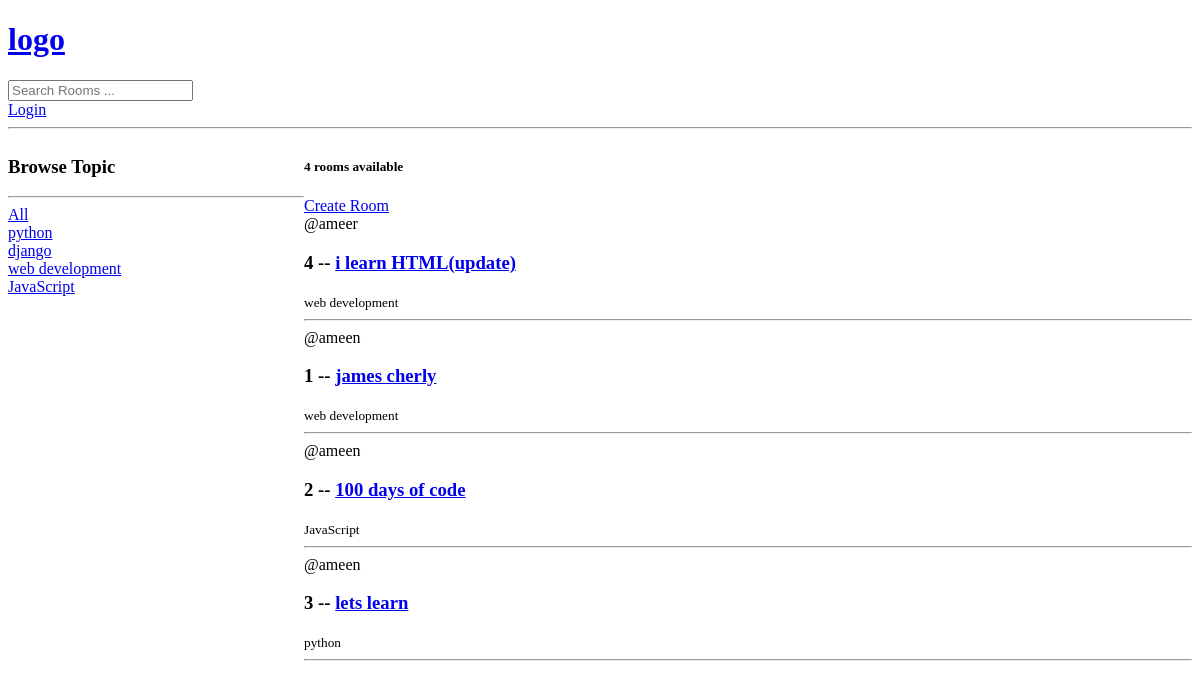
The app's page /, older data.
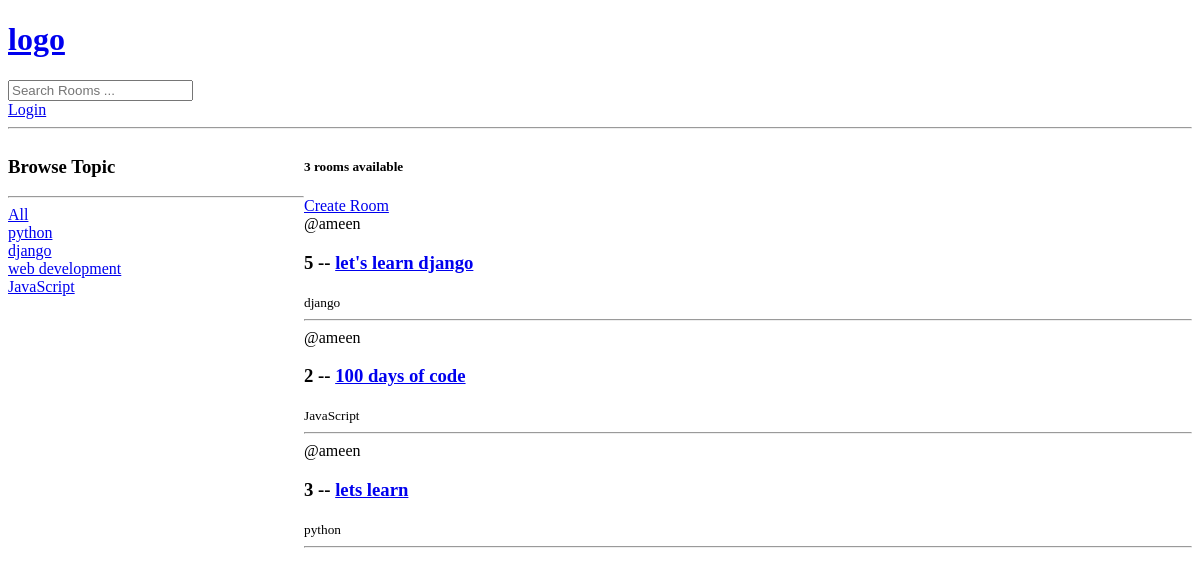
The same page, newer data.
### base/models.py (models this page shows, shortened)
class Topic(models.Model):
    name = models.CharField(max_length=200)

class Room(models.Model):
    host = models.ForeignKey(User, on_delete=models.SET_NULL,null=True)
    topic = models.ForeignKey(Topic, on_delete=models.SET_NULL,null=True)
    name = models.CharField(max_length=200)
    description = models.TextField(null = True, blank=True)
    participants = models.ManyToManyField(User,related_name='participants',blank=True)
    updated = models.DateTimeField(auto_now=True)
    created = models.DateTimeField(auto_now_add=True)
    class Meta:
        ordering = ['-updated' ,'-created']

### base/views.py (the view)
# urls.py: path('',views.home, name="home"),
def home(request):
    q = request.GET.get('q', '')
    rooms = Room.objects.filter(
        Q(topic__name__icontains=q) |
        Q(name__icontains=q) |
        Q(description__icontains=q)
        )
    topics = Topic.objects.all()
    room_count = rooms.count()
    context = {"rooms":rooms , "topics": topics ,'room_count':room_count}
    return render(request, 'base/home.html', context)

### base/templates/base/home.html (shortened to what this page needs)
{% extends "main.html" %}
{% block content %}
  <div class="home-container">
    <div>
      <h3>Browse Topic</h3>
      <hr>
      <div>
        <a href="{% url 'home' %}">All</a>
      </div>
      {% for topic in topics  %}
        <div>
          <a href="{% url 'home' %}?q={{topic.name}}">{{topic.name}}</a>
        </div>
      {% endfor %}
    </div>
    <div>
      <h5>{{room_count}} rooms available </h5>
    <a href="{% url 'create-room' %}">Create Room</a>
    <div>
      {% for room in rooms %}
      <div>
        <span>@{{room.host.username}}</span>
        <h3>{{room.id}} -- <a href="/room/{{room.id}}">{{room.name}}</a></h3>
        <small>{{room.topic.name}}</small>
        <hr>
      </div>
      {% endfor %}
    </div>
    </div>
  </div>
{% endblock content %}

### templates/main.html (shortened to what this page needs)
<!DOCTYPE html>
<html lang="en">
<head>
</head>
<body>
    {% include "navbar.html" %}
    {% block content %}
    {% endblock content %}
</body>
</html>

### templates/navbar.html
<a href= "main.html">
    <h1>logo</h1>
</a>
<form action="{% url 'home' %}" method="GET">
    <input type="text" name="q" placeholder="Search Rooms ..." />
</form>
{% if request.user.is_authenticated %}
<p>hello {{request.user}}</p>
<a href="{% url 'logout' %}">Logout</a>
{% else %}
<a href="{% url 'login' %}">Login</a>
{% endif %}
<hr>

### base/templates/base/home.html (style rules this page uses)
.home-container { display: grid; grid-template-columns: 1fr 3fr; }

Row changes from the older to the newer data that the page shows:
removed Room: host.username "ameer", id "4", name "i learn HTML(update)", topic.name "web development"
removed Room: host.username "ameen", id "1", name "james cherly", topic.name "web development"
added Room: host.username "ameen", id "5", name "let's learn django", topic.name "django"
Text that changed along with them:
{{ room_count }}: "4" → "3"
